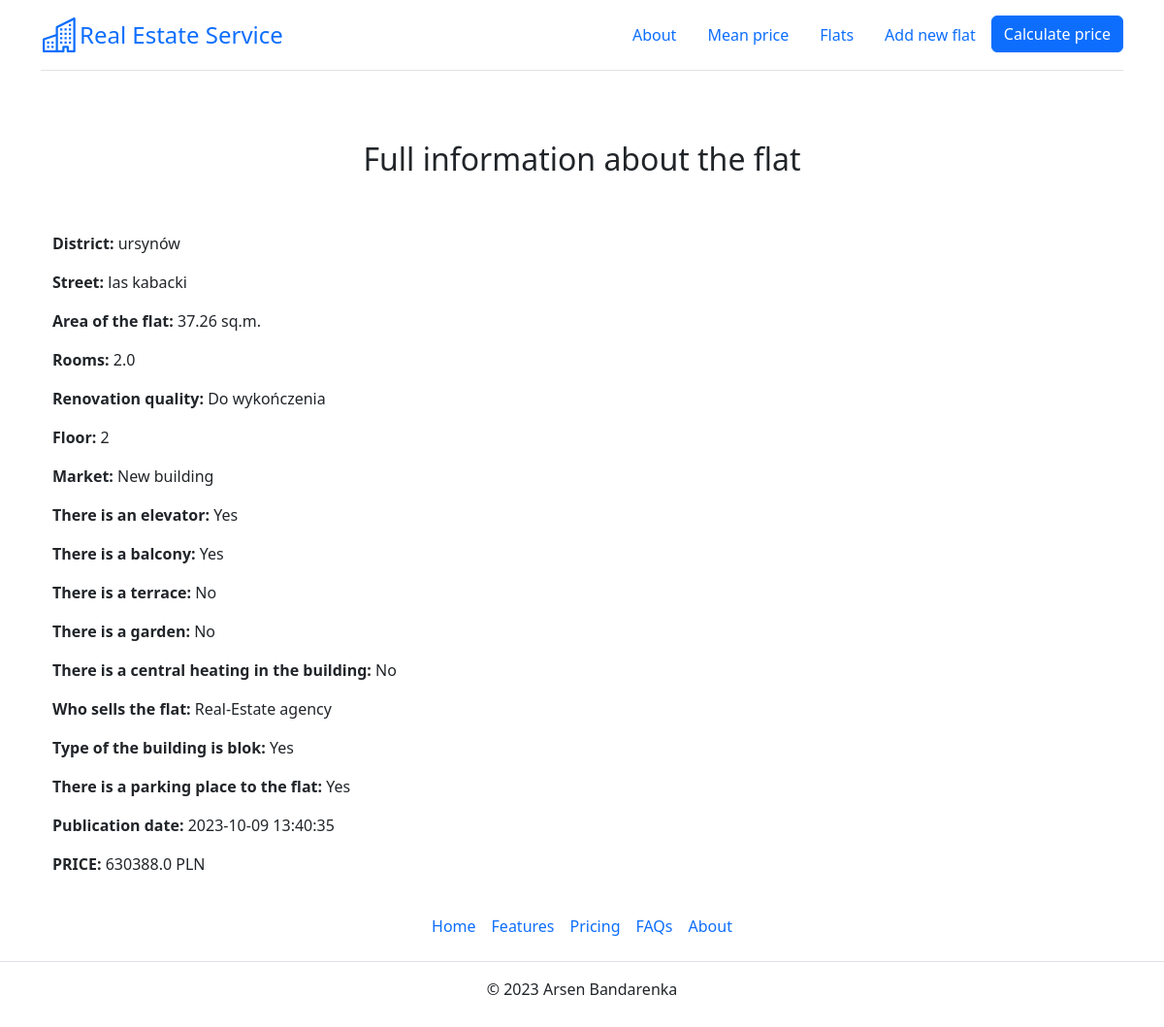
Page /flats/16 on the earlier database version.
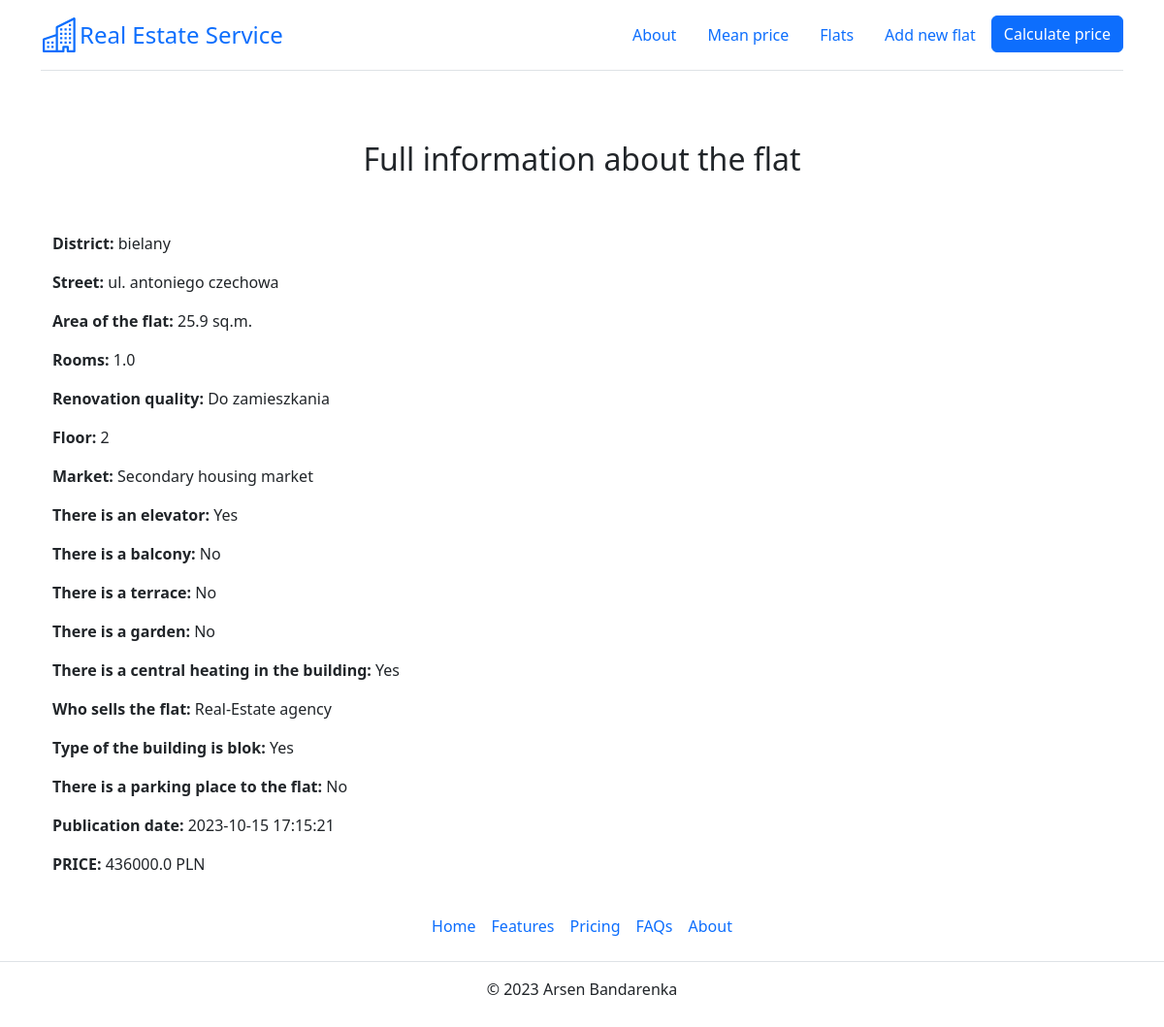
Same page on the later database version.
### app.py (models this page shows)
class Flat(db.Model):
    __tablename__ = "flats_load"
    __table_args__ = {'extend_existing': True}
    id = db.Column(db.Integer, primary_key=True, unique=True)
    district = db.Column(db.Text)
    street = db.Column(db.Text)
    price = db.Column(db.Float)
    area = db.Column(db.Float)
    rooms = db.Column(db.Integer)
    renovation = db.Column(db.Integer)
    floor = db.Column(db.Integer)
    market = db.Column(db.Integer)
    elevator = db.Column(db.Integer)
    balcony = db.Column(db.Integer)
    terrace = db.Column(db.Integer)
    garden = db.Column(db.Integer)
    central_heating = db.Column(db.Integer)
    seller = db.Column(db.Integer)
    blok = db.Column(db.Integer)
    parking = db.Column(db.Integer)
    publication_date = db.Column(db.DateTime, default=datetime.datetime.now())

### app.py (the view)
@app.route('/flats/<flat_id>')
def flat_detail(flat_id):
    flat = db.session.execute(db.select(Flat).where(Flat.id == flat_id)).one()[0]
    return render_template('flat_info.html', flat=flat, renovation_dict=renovation_dict, floor_dict=floor_dict,
                           market_dict=market_dict, binary_dict=binary_dict, seller_dict=seller_dict)

### templates/flat_info.html (shortened to what this page needs)
{% extends 'base.html' %}
{% block text_center %}<h2>Full information about the flat</h2>{% endblock %}
{% block body %}
<div class="container">
    <p><strong>District:</strong> {{flat.district}}</p>
    <p><strong>Street:</strong> {{flat.street}}</p>
    <p><strong>Area of the flat:</strong> {{flat.area}} sq.m.</p>
    <p><strong>Rooms:</strong> {{flat.rooms}}</p>
    <p><strong>Renovation quality:</strong> {{renovation_dict[flat.renovation]}}</p>
    <p><strong>Floor:</strong> {{flat.floor}}</p>
    <p><strong>Market:</strong> {{market_dict[flat.market]}}</p>
    <p><strong>There is an elevator:</strong> {{binary_dict[flat.elevator]}}</p>
    <p><strong>There is a balcony:</strong> {{binary_dict[flat.balcony]}}</p>
    <p><strong>There is a terrace:</strong> {{binary_dict[flat.terrace]}}</p>
    <p><strong>There is a garden:</strong> {{binary_dict[flat.garden]}}</p>
    <p><strong>There is a central heating in the building:</strong> {{binary_dict[flat.central_heating]}}</p>
    <p><strong>Who sells the flat:</strong> {{seller_dict[flat.seller]}}</p>
    <p><strong>Type of the building is blok:</strong> {{binary_dict[flat.blok]}}</p>
    <p><strong>There is a parking place to the flat:</strong> {{binary_dict[flat.parking]}}</p>
    <p><strong>Publication date:</strong> {{flat.publication_date}}</p>
    <p><strong>PRICE:</strong> {{ flat.price }} PLN</p>
</div>
{% endblock %}

Differences in the rows shown:
changed Flat: district "ursynów" → "bielany"; street "las kabacki" → "ul. antoniego czechowa"
Other differences:
{{ flat.area }}: "37.26" → "25.9"
{{ flat.rooms }}: "2.0" → "1.0"
{{ renovation_dict[flat.renovation] }}: "Do wykończenia" → "Do zamieszkania"
{{ market_dict[flat.market] }}: "New building" → "Secondary housing market"
{{ binary_dict[flat.balcony] }}: "Yes" → "No"
{{ binary_dict[flat.central_heating] }}: "No" → "Yes"
{{ binary_dict[flat.parking] }}: "Yes" → "No"
{{ flat.publication_date }}: "2023-10-09 13:40:35" → "2023-10-15 17:15:21"
{{ flat.price }}: "630388.0" → "436000.0"
